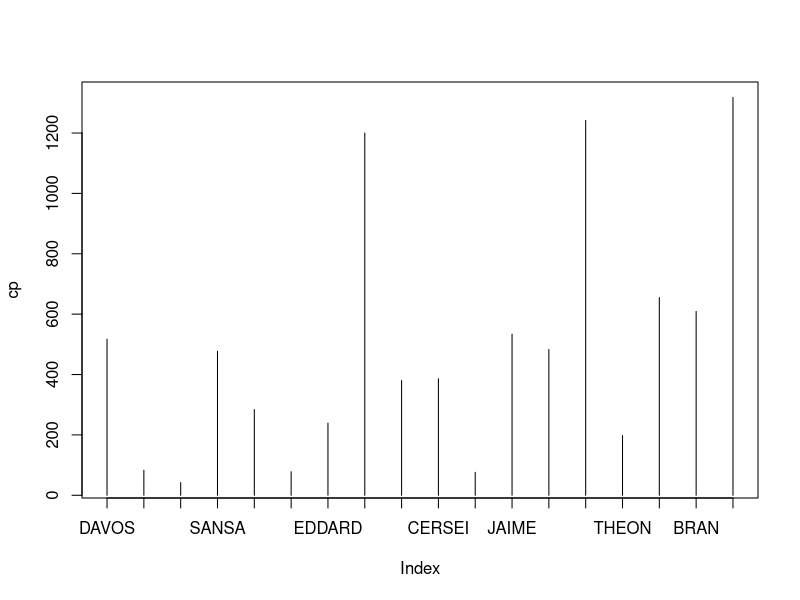

This figure's R source: (Note: this script raises an error after producing the figure.)
pov <- c('DAVOS', 'REEK', 'VICTARION', 'SANSA', 'BRIENNE', 'MELISANDRE', 'EDDARD', 'TYRION', 'SAMWELL', 'CERSEI', 'ALAYNE', 'JAIME', 'CATELYN', 'DAENERYS', 'THEON', 'ARYA', 'BRAN', 'JON')
col <- c(517, 83, 42, 477, 284, 78, 239, 1200, 380, 386, 76, 534, 483, 1242, 198, 655, 609, 1318)
cp <- array(col, dimnames=list(pov))
plot(cp, type="h", xaxt="n")
axis(1, at=seq(1:18), labels=pov)

png(file="/home/boris/Work/Martin_tutorial/code/colors/plot_all_POV.png", width=1550 , height=500)
plot(md, type="h", xaxt="n")
axis(1, at=seq(1:18), labels=pov)
dev.off()

pov1 <- c("Davos", "Reek", "Victarion", "Sansa", "Brienne", "Melisandre", "Eddard", "Tyrion", "Samwell", "Cersei", "Alayne", "Jaime", "Catelyn", "Daenerys", "Theon", "Arya", "Bran", "Jon")
col1 <- c(0.0165170441839, 0.0101059296238, 0.0216383307573, 0.0108569477637, 0.0114474585836, 0.0270083102493, 0.0088172360363, 0.0107664839355, 0.013764624914, 0.0108907259543, 0.00881670533643, 0.0126396515811, 0.00995650471027, 0.0146327670303, 0.0106583409593, 0.0115795986918, 0.0136749449859, 0.0124022546132)
cp1 <- array(col1, dimnames=list(pov1))
plot(cp1, type="h", xaxt="n")
axis(1, at=seq(1:18), labels=pov1)

png(file="/home/boris/Work/Martin_tutorial/code/colors/plot_rel_POV.png", width=1550 , height=500)
plot(cp1, type="h", xaxt="n")
axis(1, at=seq(1:18), labels=pov1)
dev.off()

# variety

povvar <- c("Davos", "Reek", "Victarion", "Sansa", "Brienne", "Melisandre", "Eddard", "Tyrion", "Samwell", "Cersei", "Alayne", "Jaime", "Catelyn", "Daenerys", "Theon", "Arya", "Bran", "Jon")
colvar <- c(25, 10, 9, 27, 18, 11, 20, 30, 17, 21, 13, 26, 22, 36, 14, 19, 18, 27)
cp2 <- array(colvar, dimnames=list(povvar))
plot(cp2, type="h", xaxt="n")
axis(1, at=seq(1:18), labels=povvar)

png(file="/home/boris/Work/Martin_tutorial/code/colors/plot_var_POV.png", width=1550 , height=500)
plot(cp2, type="h", xaxt="n")
axis(1, at=seq(1:18), labels=povvar)
dev.off()

# Tyrion color variation

tyr <- c(3, 7, 6, 6, 9, 2, 8, 13, 6, 9, 6, 10, 9, 8, 8, 7, 4, 10, 8, 5, 6, 10, 9, 11, 8, 11, 12, 3, 16, 13, 7, 6, 18, 13, 8, 14, 10, 11, 13, 14, 12, 11, 11, 6)

mt <- mean(tyr)
mt
mdt <- median(tyr)
mdt

mdt_p <- c(9, 9, 9, 9, 9, 9, 9, 9, 9, 9, 9, 9, 9, 9, 9, 9, 9, 9, 9, 9, 9, 9, 9, 9, 9, 9, 9, 9, 9, 9, 9, 9, 9, 9, 9, 9, 9, 9, 9, 9, 9, 9, 9, 9)

# tyr[29]
# Буря мечей, Тирион 5
# В Тирион 4 -- последняя встреча с Шаей перед женитьбой на Сансе
# В Тирион 5 -- приезд Оберина в Королевскую Гавань

plot(tyr, type='b')
lines(mdt_p, type='l', col='blue')


png(file="/home/boris/Work/Martin_tutorial/code/colors/plot_var_Tyrion.png", width=1550 , height=500)
plot(tyr, type='b')
lines(mdt_p, type='l', col='blue')
dev.off()